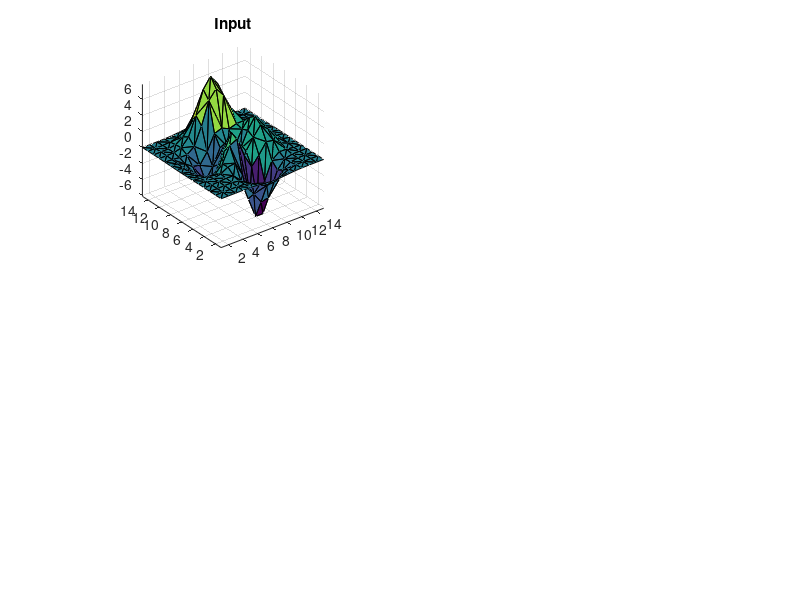

Here is the MATLAB script that generated this plot: (Note: this script raises an error after producing the figure.)
function demo_meshMeanCurvature() 

    %% SETUP

        close all;   
        fileName = mfilename; fullPath = mfilename('fullpath');
        pathCode = strrep(fullPath, fileName, '');
        if ~isempty(pathCode); cd(pathCode); end
        scrsz = get(0,'ScreenSize'); % get screen size for plotting

       
    %% DEFINE TEST MESH and PLOT
    
        % http://www.mathworks.com/help/matlab/ref/trimesh.html
        [x,y] = meshgrid(1:15,1:15);
        tri = delaunay(x,y);
        z = peaks(15);
        
        fig = figure('Color','w');    
        subplot(2,2,1); trisurf(tri,x,y,z); title('Input')        
        view(3);
        axis vis3d;
        lighting phong;
        shading interp;
        
        
    %% COMPUTE THE MEAN CURVATURE
    
        whos
        [gm samc] = mcurvature_vec(x,y,z);        
       
        subplot(2,2,2); trisurf(tri,x,y,gm); title('Mean Curvature')        
        colormap('jet')
        view(3);
        axis vis3d;
        lighting phong;
        shading interp;
        
        
    %% Do the same for Faces/Vertices
    
        load(fullfile('..', '3rdParty','testMeshCupdata.mat'))
        whos
        
        % PLOT Input    
        subplot(2,2,3); 
        
            p = patch('Faces', FF, ...
                  'Vertices',  VV, ...
                  'FaceColor', 'flat', 'EdgeColor', 'none', ...
                  'CData',     ones(length(VV),1), ...
                  'FaceAlpha', 0.3);
              
            az = 18; el = 68;
            view(az, el); axis tight
            camlight 
            lighting gouraud
            
    %% Compute mean curvature again
    
        % Need to reshape the data for the algorithm, 3 x 2D grids
        % http://www.mathworks.com/matlabcentral/newsreader/view_thread/323275
        n = length(VV);
        v = VV;
        [S,T] = ndgrid(linspace(0,1,n));
        G00 = (1-S).*(1-T); G10 = S.*(1-T); G01 = (1-S).*T; G11 = S.*T;
        xd = v(1,1)*G00+v(2,1)*G10+v(3,1)*G01+v(4,1)*G11;
        yd = v(1,2)*G00+v(2,2)*G10+v(3,2)*G01+v(4,2)*G11;
        zd = v(1,3)*G00+v(2,3)*G10+v(3,3)*G01+v(4,3)*G11;
        
        [gm samc] = mcurvature_vec(xd,yd,zd);
        gmVector = gm(:,1);
        
        % PLOT Results
        subplot(2,2,4); 
        
            p = patch('Faces', FF, ...
                  'Vertices',  VV, ...
                  'FaceColor', 'flat', 'EdgeColor', 'none', ...
                  'CData',     gmVector, ...
                  'FaceAlpha', 0.3);
              
            az = 18; el = 68;
            view(az, el); axis tight
            camlight 
            lighting gouraud

        % figure; plot(gm(:,1), gm(:,2)) % straight line